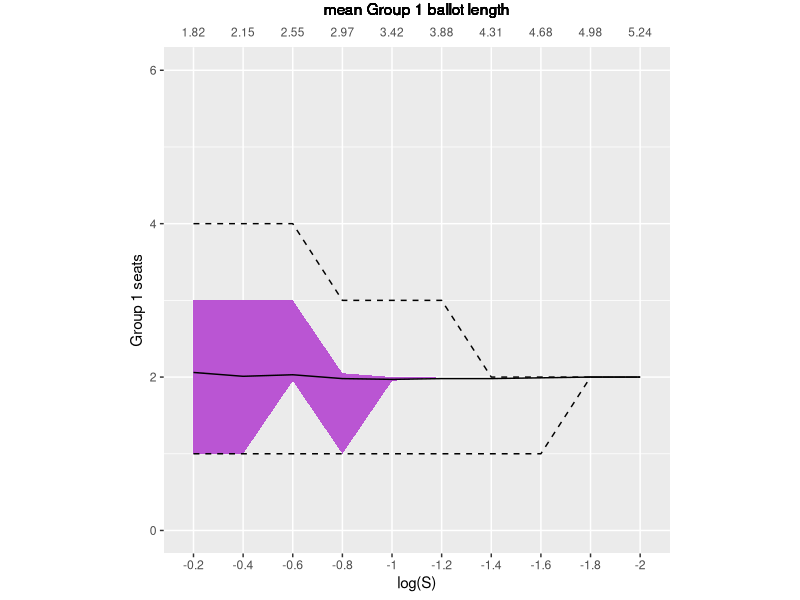
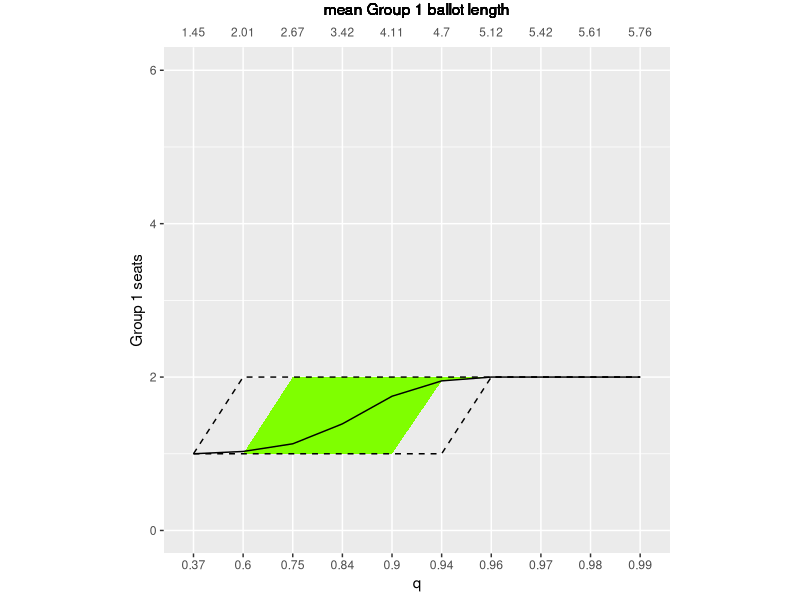
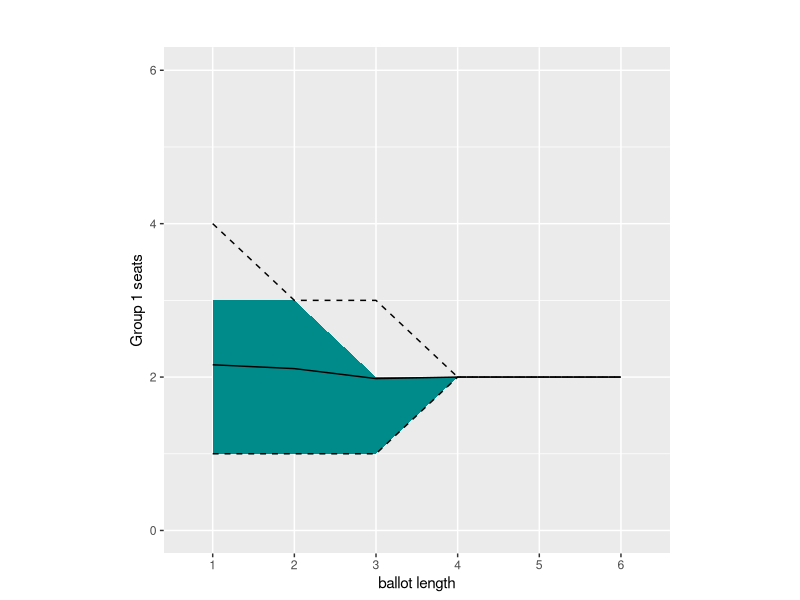
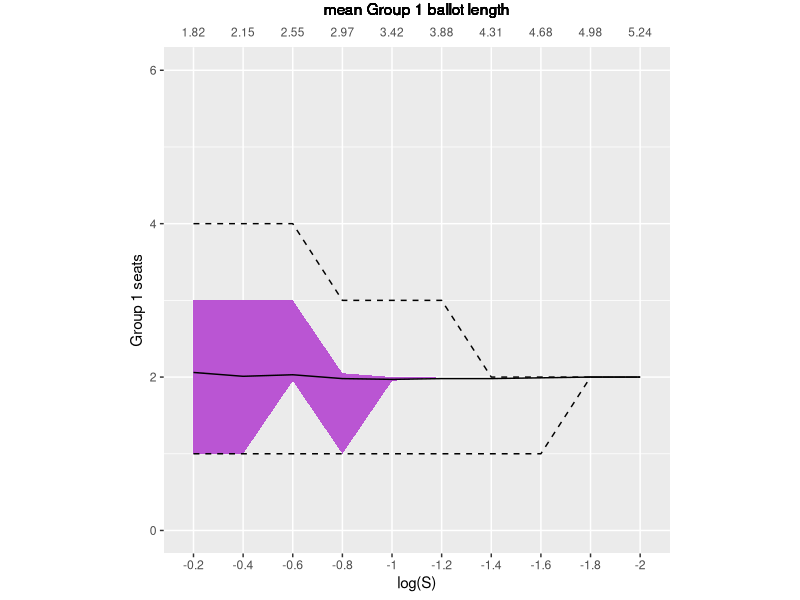
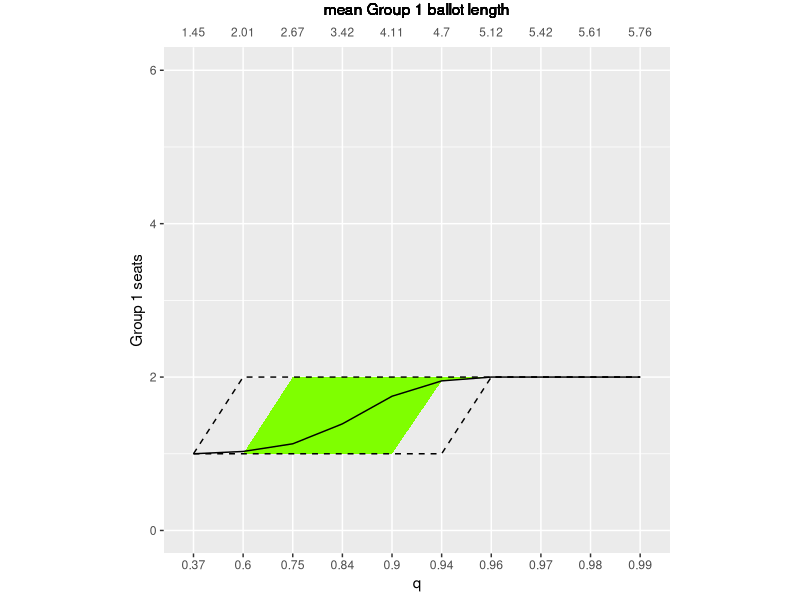
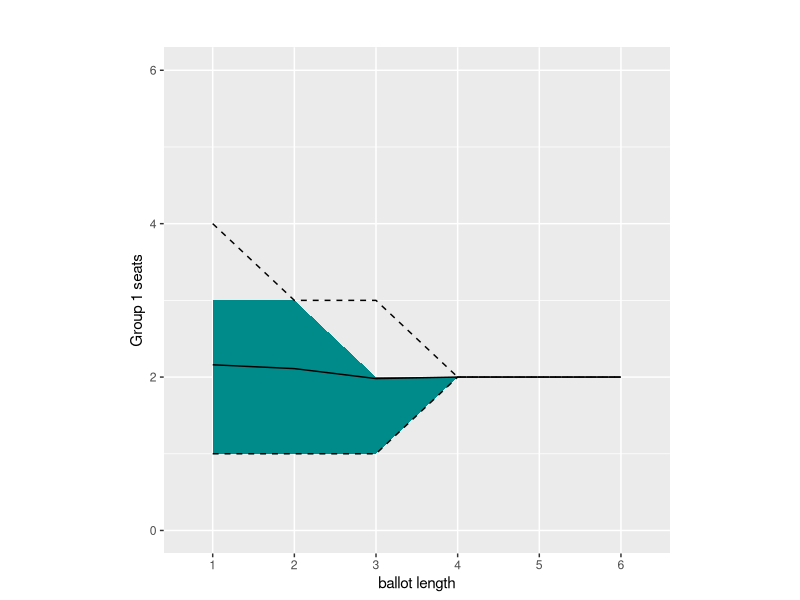

Recreate these plots in R, in order.
## ---- chunk 1
model <- 'PL'
both <- TRUE
fills <- c('mediumorchid', 'darkmagenta') #both then g1

if (both){
  representation_results <- read.csv('./cluster_runs/PL_both_a 1 _ 0.3 _minority_scatterplot.csv')
} else {
    representation_results <- read.csv('./cluster_runs/PL_g1_a 1 _ 0.3 _minority_scatterplot.csv')
}
representation_results$S <- as.factor(x=representation_results$S)
minmeanmax <- cbind(
  aggregate(group1wins ~ S, representation_results, FUN=min),
  aggregate(group1wins ~ S, representation_results, FUN=mean)[2],
  aggregate(group1wins ~ S, representation_results, FUN=max)[2],
  aggregate(group1wins ~ S, representation_results, FUN=quantile, probs=0.05)[2],
  aggregate(group1wins ~ S, representation_results, FUN=quantile, probs=0.95)[2],
  aggregate(average_ballot_length_group1 ~ S, representation_results, FUN=mean)[2]
)
library(ggplot2)
names(minmeanmax) <- c('S', 'min', 'mean', 'max', 'down', 'up', 'avelength')
plot3 <- ggplot(minmeanmax, aes(x=S, y=mean, group = 1)) + geom_ribbon(aes(ymin = down, ymax = up), fill = fills[2-as.integer(both)]) + geom_line() + geom_line(linetype='dashed', aes(x=S, y=min, group = 1)) + geom_line(linetype='dashed', aes(x=S, y=max, group = 1)) + coord_cartesian(ylim=c(0,6), clip = 'off') + xlab('log(S)') + ylab('Group 1 seats')+ scale_x_discrete(limits = rev(levels(representation_results$S)))+ theme(aspect.ratio=1, plot.margin = unit(c(1.2,0,0.2,0), 'cm')) + geom_text(aes(y = 6.5, label = rev(round(avelength, digits=2)), x = rev(levels(representation_results$S))), size = 3, col = 'grey30') + geom_text(x=5.5, y=6.8, label = 'mean Group 1 ballot length') 

if (both){
  ggsave(paste('ribbon plots/ribbon', model, 'both.png', sep='_'), width=5, height=4.5)
}else{
  ggsave(paste('ribbon plots/ribbon', model, 'g1.png', sep='_'), width=5, height=4.5)
}
print(plot3)
## ---- chunk 2
model <- 'IT'
both <- FALSE
fills <- c('chartreuse4', 'chartreuse1') #both then g1

if (both){
  representation_results <- read.csv('./cluster_runs/IT_both_a 1 _ 0.3 _minority_scatterplot.csv')
} else {
    representation_results <- read.csv('./cluster_runs/IT_g1_a 1 _ 0.3 _minority_scatterplot.csv')
}
representation_results$S <- representation_results$scale
representation_results$S <- as.factor(x=representation_results$S)
minmeanmax <- cbind(
  aggregate(group1wins ~ S, representation_results, FUN=min),
  aggregate(group1wins ~ S, representation_results, FUN=mean)[2],
  aggregate(group1wins ~ S, representation_results, FUN=max)[2],
  aggregate(group1wins ~ S, representation_results, FUN=quantile, probs=0.05)[2],
  aggregate(group1wins ~ S, representation_results, FUN=quantile, probs=0.95)[2],
  aggregate(average_ballot_length_group1 ~ S, representation_results, FUN=mean)[2]
)
library(ggplot2)
names(minmeanmax) <- c('S', 'min', 'mean', 'max', 'down', 'up', 'avelength')
plot3 <- ggplot(minmeanmax, aes(x=S, y=mean, group = 1)) + geom_ribbon(aes(ymin = down, ymax = up), fill = fills[2-as.integer(both)]) + geom_line() + geom_line(linetype='dashed', aes(x=S, y=min, group = 1)) + geom_line(linetype='dashed', aes(x=S, y=max, group = 1)) + coord_cartesian(ylim=c(0,6), clip = 'off') + xlab('q') + ylab('Group 1 seats')+ scale_x_discrete(limits = (levels(representation_results$S)))+ theme(aspect.ratio=1, plot.margin = unit(c(1.2,0,0.2,0), 'cm')) + geom_text(aes(y = 6.5, label = (round(avelength, digits=2)), x = (levels(representation_results$S))), size = 3, col = 'grey30') + geom_text(x=5.5, y=6.8, label = 'mean Group 1 ballot length') 

if (both){
  ggsave(paste('ribbon plots/ribbon', model, 'both.png', sep='_'), width=5, height=4.5)
}else{
  ggsave(paste('ribbon plots/ribbon', model, 'g1.png', sep='_'), width=5, height=4.5)
}

print(plot3)
## ---- chunk 3
model <- 'FT'
both <- TRUE
fills <- c('darkcyan', 'cyan1') #both then g1


if (both){
  representation_results <- read.csv('./cluster_runs/FT_both_a 1 _ 0.3 _minority_scatterplot.csv')
} else {
    representation_results <- read.csv('./cluster_runs/FT_g1_a 1 _ 0.3 _minority_scatterplot.csv')
}
representation_results$S <- representation_results$truncation
representation_results$S <- as.factor(x=representation_results$S)
minmeanmax <- cbind(
  aggregate(group1wins ~ S, representation_results, FUN=min),
  aggregate(group1wins ~ S, representation_results, FUN=mean)[2],
  aggregate(group1wins ~ S, representation_results, FUN=max)[2],
  aggregate(group1wins ~ S, representation_results, FUN=quantile, probs=0.05)[2],
  aggregate(group1wins ~ S, representation_results, FUN=quantile, probs=0.95)[2],
  aggregate(average_ballot_length_group1 ~ S, representation_results, FUN=mean)[2]
)
library(ggplot2)
names(minmeanmax) <- c('S', 'min', 'mean', 'max', 'down', 'up', 'avelength')
plot3 <- ggplot(minmeanmax, aes(x=S, y=mean, group = 1)) + geom_ribbon(aes(ymin = down, ymax = up), fill = fills[2-as.integer(both)]) + geom_line() + geom_line(linetype='dashed', aes(x=S, y=min, group = 1)) + geom_line(linetype='dashed', aes(x=S, y=max, group = 1)) + coord_cartesian(ylim=c(0,6), clip = 'off') + xlab('ballot length') + ylab('Group 1 seats')+ scale_x_discrete(limits = (levels(representation_results$S)))+ theme(aspect.ratio=1, plot.margin = unit(c(1.2,0,0.2,0), 'cm')) + geom_text(aes(y = 6.5, label = '', x = (levels(representation_results$S))), size = 3, col = 'grey30') + geom_text(x=3.5, y=6.8, label = '') 

if (both){
  ggsave(paste('ribbon plots/ribbon', model, 'both.png', sep='_'), width=5, height=4.5)
}else{
  ggsave(paste('ribbon plots/ribbon', model, 'g1.png', sep='_'), width=5, height=4.5)
}

print(plot3)
